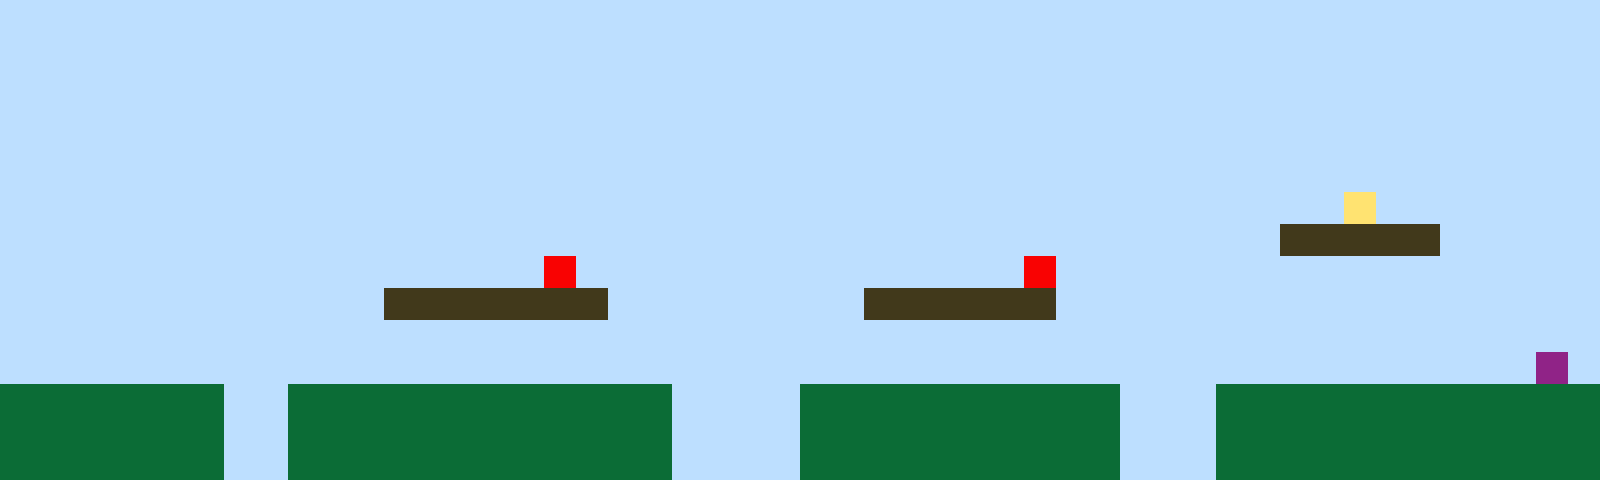

Rendered tile map (Tiled .tmx) drawn with the repository's tilesets; below, a short description and the full map source, tile grids included:
An orthogonal 50x15 tile map with 32x32 px tiles, 1 tile layer (Tile Layer 1).

<map version="1.10" tiledversion="1.11.2" orientation="orthogonal" renderorder="right-up" width="50" height="15" tilewidth="32" tileheight="32" infinite="0" nextlayerid="2" nextobjectid="1"><editorsettings><export target="map1.csv" format="csv" /></editorsettings><tileset firstgid="1" name="sprites" tilewidth="32" tileheight="32" tilecount="6" columns="3"><image source="sprites.png" width="96" height="64" /></tileset><layer id="1" name="Tile Layer 1" width="50" height="15"><data encoding="csv">1,1,1,1,1,1,1,1,1,1,1,1,1,1,1,1,1,1,1,1,1,1,1,1,1,1,1,1,1,1,1,1,1,1,1,1,1,1,1,1,1,1,1,1,1,1,1,1,1,1,1,1,1,1,1,1,1,1,1,1,1,1,1,1,1,1,1,1,1,1,1,1,1,1,1,1,1,1,1,1,1,1,1,1,1,1,1,1,1,1,1,1,1,1,1,1,1,1,1,1,1,1,1,1,1,1,1,1,1,1,1,1,1,1,1,1,1,1,1,1,1,1,1,1,1,1,1,1,1,1,1,1,1,1,1,1,1,1,1,1,1,1,1,1,1,1,1,1,1,1,1,1,1,1,1,1,1,1,1,1,1,1,1,1,1,1,1,1,1,1,1,1,1,1,1,1,1,1,1,1,1,1,1,1,1,1,1,1,1,1,1,1,1,1,1,1,1,1,1,1,1,1,1,1,1,1,1,1,1,1,1,1,1,1,1,1,1,1,1,1,1,1,1,1,1,1,1,1,1,1,1,1,1,1,1,1,1,1,1,1,1,1,1,1,1,1,1,1,1,1,1,1,1,1,1,1,1,1,1,1,1,1,1,1,1,1,1,1,1,1,1,1,1,1,1,1,1,1,1,1,1,1,1,1,1,1,1,1,1,1,1,1,1,1,1,1,1,1,1,1,1,1,1,1,1,1,1,1,1,1,1,1,1,1,1,1,1,1,1,1,1,1,1,1,1,1,1,1,1,1,1,1,1,1,1,1,1,1,1,1,1,1,4,1,1,1,1,1,1,1,1,1,1,1,1,1,1,1,1,1,1,1,1,1,1,1,1,1,1,1,1,1,1,1,1,1,1,1,1,1,1,1,1,1,1,1,1,1,1,1,3,3,3,3,3,1,1,1,1,1,1,1,1,1,1,1,1,1,1,1,1,1,1,1,1,1,1,5,1,1,1,1,1,1,1,1,1,1,1,1,1,1,5,1,1,1,1,1,1,1,1,1,1,1,1,1,1,1,1,1,1,1,1,1,1,1,1,1,1,1,1,1,3,3,3,3,3,3,3,1,1,1,1,1,1,1,1,3,3,3,3,3,3,1,1,1,1,1,1,1,1,1,1,1,1,1,1,1,1,1,1,1,1,1,1,1,1,1,1,1,1,1,1,1,1,1,1,1,1,1,1,1,1,1,1,1,1,1,1,1,1,1,1,1,1,1,1,1,1,1,1,1,1,1,1,1,1,1,1,1,1,1,1,1,1,1,1,1,1,1,1,1,1,1,1,1,1,1,1,1,1,1,1,1,1,1,1,1,1,1,1,1,1,1,1,1,1,1,1,1,1,1,1,1,1,1,1,1,6,1,2,2,2,2,2,2,2,1,1,2,2,2,2,2,2,2,2,2,2,2,2,1,1,1,1,2,2,2,2,2,2,2,2,2,2,1,1,1,2,2,2,2,2,2,2,2,2,2,2,2,2,2,2,2,2,2,2,1,1,2,2,2,2,2,2,2,2,2,2,2,2,1,1,1,1,2,2,2,2,2,2,2,2,2,2,1,1,1,2,2,2,2,2,2,2,2,2,2,2,2,2,2,2,2,2,2,2,1,1,2,2,2,2,2,2,2,2,2,2,2,2,1,1,1,1,2,2,2,2,2,2,2,2,2,2,1,1,1,2,2,2,2,2,2,2,2,2,2,2,2</data></layer></map>
